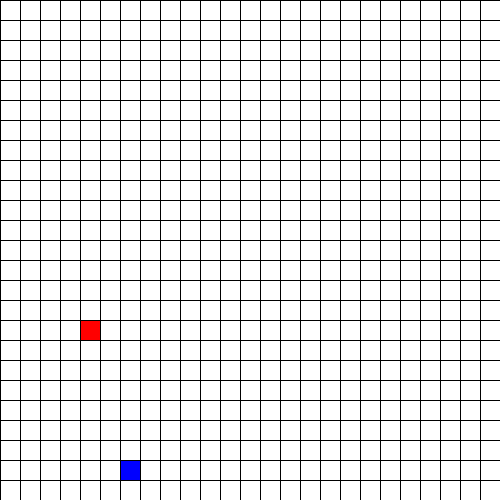
Frame 1 (no input)
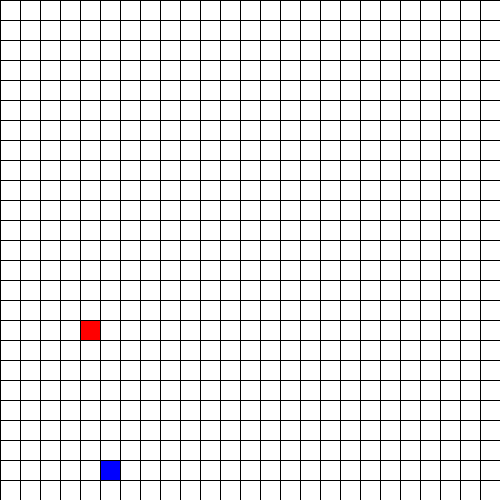
Frame 60 (the mouse pressed at the canvas centre just before this capture)
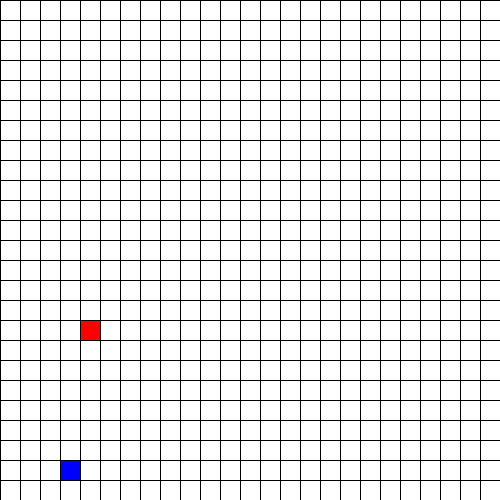
Frame 120 (the mouse held since frame 60 and released just before this capture)

The Processing sketch that drew these frames (run headless with seeded random() and noise(); from frame 60 on, the mouse is pressed at the canvas centre):

// Processing sketch: snake_5
// ── snake_5.pde
int n=25; //地圖橫格數
int m=25; //地圖直格數
int cw ; //格子寬度
int ch; //格子高度
int[] map; //食物位置
int[] snakex = new int[100]; //蛇x位置
int[] snakey= new int[100]; //蛇y位置
int snakesize=1; //蛇大小
int timer =0; //用來判斷蛇要移動了嗎
int direction=0; //蛇移動方向

void setup()
{
  size(500, 500);
  cw= width/n;
  ch=height/m;
  map = new int[n*m];
  for (int i=0; i < n*m; i++)
  {
    map[i]= 0;
  }
  int food = (int)random(n*m);
  map[food]=1;
  snakex[0]= (int)random(n);
  snakey[0]= (int)random(m);
}

void draw()
{
  drawmap();
  drawsnake();
  timer++;
  if (( timer %30)==0)
  {
    move();
    check();

    timer =0;
  }
}

void check() //檢查食物是否被吃，並生成新的
{
  int newpsnakex = snakex[0];
  int newpsnakey = snakey[0];

  if (map[newpsnakey*n+ newpsnakex] ==1)
  {
    map[newpsnakey*n+ newpsnakex]=0;
    int food = (int)random(n*m);
    map[food]=1;
    snakesize++;
    for (int i = snakesize-1; i>0; i--)
    {
      snakex[i ]=snakex[i-1 ];
      snakey[i ]=snakey[i-1 ];
    }
  }
}

void keyPressed()
{
  char c=key;
  switch(c)
  {
  case 'a':
    direction =0;
    break;
  case 'd':
    direction =3;
    break;
  case 'w':
    direction =1;
    break;
  case 's':
    direction =2;
    break;
  }
}

void move()
{
  for (int i = snakesize-1; i>0; i--)
  {
    snakex[i ]=snakex[i-1 ]; //snakex[0]是頭，所以把snakex[0]清出來放新頭
    snakey[i ]=snakey[i-1 ];
  }
  int newpsnakex = snakex[0]; //蛇新位置
  int newpsnakey = snakey[0];
  switch(direction)
  {
  case 0: //往左
    newpsnakex--;
    break;
  case 1: //往上
    newpsnakey--;
    break;
  case 2: //往下
    newpsnakey++;
    break;
  case 3: //往右
    newpsnakex++;
    break;
  }
  snakex[0]=newpsnakex; //套用
  snakey[0]=newpsnakey;
}

void drawmap() {
  int count =0;
  for ( int i=0; i < m; i++)
  {
    for ( int j = 0; j < n; j ++)
    {
      if ( map[count]==1)
      {
        fill(255, 0, 0); //食物
      } else
        fill(255);
      rect( j*cw, i*ch, cw, ch); //j在前，從左到右，i在前，從上到下
      count++;
    }
  }
}

void drawsnake() {
  fill(0, 0, 255);
  for ( int i = 0; i < snakesize; i++)
  {
    int psnakex = snakex[i]; //蛇現在的x
    int psnakey = snakey[i]; //蛇現在的y
    rect(psnakex*cw, psnakey*ch, cw, ch);
  }
}
